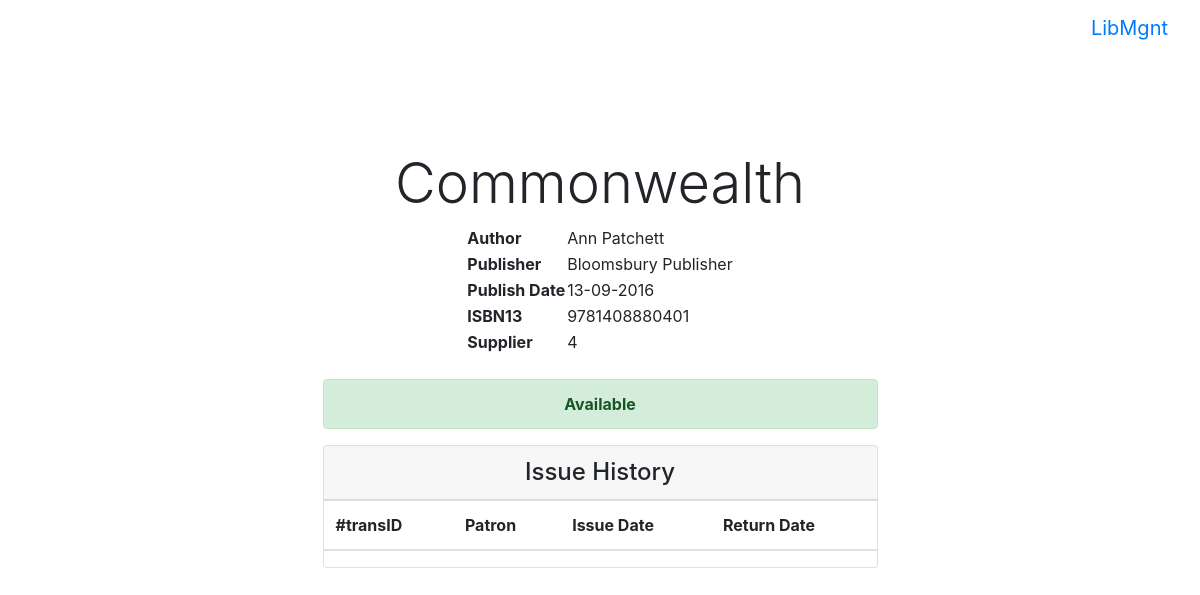
The app's page /book/11 (signed in), older data.
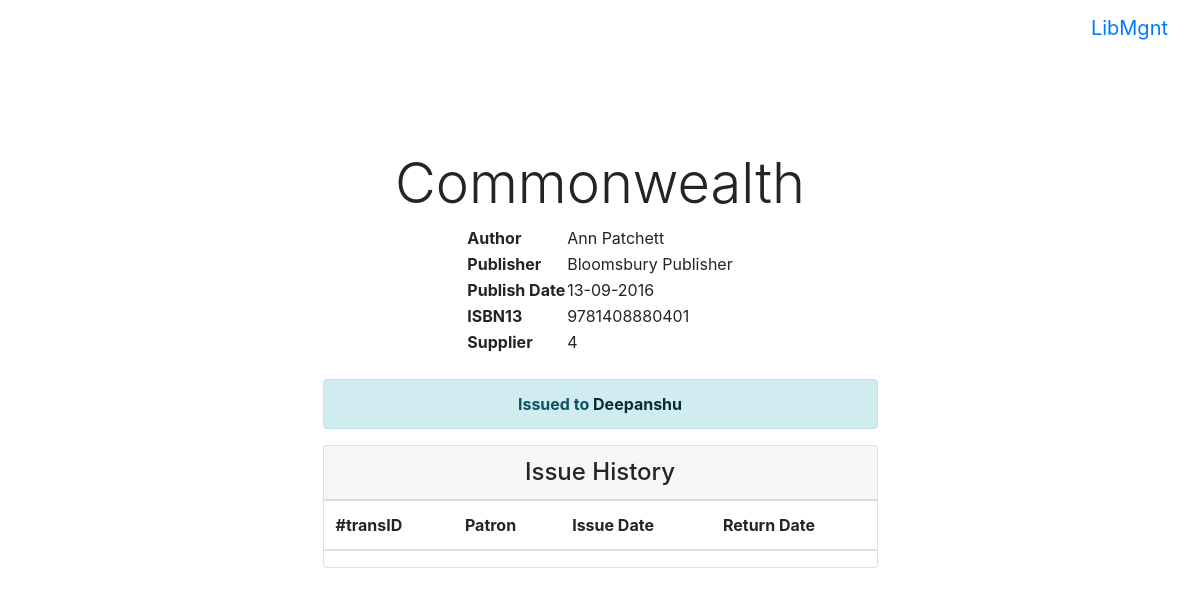
The same page, newer data.
### tables this page shows
CREATE TABLE patron(
	id INTEGER PRIMARY KEY AUTOINCREMENT,
	cardNum INTEGER UNIQUE,
	name VARCHAR(50),
	dob DATE,
	doj DATE,
	address TEXT,
	phone VARCHAR(10),
	borrowLimit INTEGER DEFAULT 2);

### server.py (the view)
@app.route("/book/<int:bookID>")
@login_required
def bookInfo(bookID):
	payload = {}
	book_exists = db_util.getBookExistence(bookID)
	payload["book_exists"] = book_exists
	if book_exists is True:
		payload['book_info'] = db_util.queryBook({"id":bookID})[0]
		payload['book_status'] = db_util.getBookStatus(bookID)
		payload['issue_history'] = db_util.queryIssueHistoryByBook(bookID)
		payload['issued_to'] = db_util.queryIssueByBook(bookID,patron=True)
	return render_template("bookinfo.html", payload=payload)

### db_util.py (called while the page is built)
def queryIssueByBook(bookID, patron=False):
	try:
		if patron:
			cursor.execute('''
				SELECT transID,bookID,patronID,librarianID,issueDate,name
				FROM issue,patron
				WHERE patronID=patron.id AND bookID=?;''',(bookID, ))
		else:
			cursor.execute('''SELECT * FROM issue WHERE bookID=?''', (bookID, ))
		issue = cursor.fetchone()
		return issue
	except Exception as e:
		print(e)
		return None

def queryIssueHistoryByBook(bookID):
	try:
		cursor.execute('''SELECT transID,patronID,name,issueDate,returnDate
			FROM issue_history,patron
			WHERE patronID=patron.id AND bookID=?
			ORDER BY returnDate DESC, transID DESC;''', (bookID, ))
		issue_history = cursor.fetchall()
		return issue_history
	except Exception as e:
		print(e)
		return None

def getBookStatus(bookID):
	try:
		cursor.execute('''SELECT COUNT(*) FROM issue WHERE bookID=?''', (bookID, ))
		flag = cursor.fetchone()
		return flag[0] == 0
	except Exception as e:
		print(e)
		return None

def getBookExistence(bookID):
	try:
		cursor.execute('''SELECT COUNT(*) FROM book WHERE id=?''', (bookID,))
		flag = cursor.fetchone()
		return flag[0] == 1
	except Exception as e:
		print(e)
		return None

### templates/bookinfo.html (shortened to what this page needs)
{% extends "base.html" %}
{% block body %}
{% if payload.book_exists %}
<div class="container-fluid" style="padding-top: 70px;">
	<h3 class="display-4 text-center">{{payload.book_info[1]}}</h3>
	<table align="center">
		<tbody>
			<tr>
				<th scope="row">Author</th>
				<td>{{payload.book_info[2]}}</td>
			</tr>
			<tr>
				<th scope="row">Publisher</th>
				<td>{{payload.book_info[4]}}</td>
			</tr>
			<tr>
				<th scope="row">Publish Date</th>
				<td>{{payload.book_info[3]}}</td>
			</tr>
			<tr>
				<th scope="row">ISBN13</th>
				<td>{{payload.book_info[5]}}</td>
			</tr>
			<tr>
				<th scope="row">Supplier</th>
				<td>{{payload.book_info[6]}}</td>
			</tr>
		</tbody>
	</table>
	<br>
	<div class="container col-sm-6 text-center">
	{% if payload.book_status %}
	<div class="alert alert-success" role="alert">
		<strong>Available</strong>
	</div>
	{% else %}
	<div class="alert alert-info" role="alert">
		<strong>Issued to </strong> <a href="/patron/{{payload.issued_to[2]}}" class="alert-link">{{payload.issued_to[5]}}</a>
	</div>
	{% endif %}
	</div>
	<div class="col-sm-6 container">
			<div class="card card-outline-primary">
				<h4 class="card-header text-center card-outline-primary">
					Issue History
				</h4>
				<div class="card-block table-responsive">
					<table class="table table-hover">
						<thead>
							<tr>
							<th>#transID</th>
								<th>Patron</th>
								<th>Issue Date</th>
								<th>Return Date</th>
							</tr>
						</thead>
					</table>
				</div>
			</div>
		</div>
</div>
<br><br>
{% else %}
<div class="container text-center" style="padding-top: 100px;">
<div class="alert alert-danger" role="alert">
  <strong>Oh snap!</strong> Book does not exist.
</div>
</div>
{% endif %}
{% endblock %}

Row changes from the older to the newer data that the page shows:
added patron: name "Deepanshu"
Text that changed along with them:
text no longer shown: "Available"
text now shown: "Issued to"
